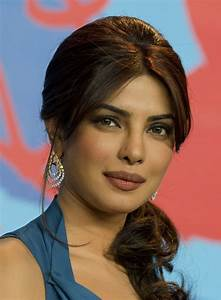
#> input picture test images/0/th (2).jpg, 221 x 300 px, found by its file name
$ python tester.py
#> lines starting #> are read from the running program, lines starting #| are printed output that depends on the picture
### Facerecognition.py
import os
import numpy as np
import cv2

def faceDetection(test_img):
    gray_img=cv2.cvtColor(test_img,cv2.COLOR_BGR2GRAY)
    face_haar_cascade=cv2.CascadeClassifier('C:/Users/raobk/Desktop/Advanced CV/Opencv/haarcascade_frontalface_default.xml')
    faces=face_haar_cascade.detectMultiScale(gray_img,scaleFactor=1.32,minNeighbors=5)

    return faces,gray_img

# [45 lines left out: functions labels_for_training_data, train_classifier, draw_rect, not called in this run]

#Below function writes name of person for detected label
def put_text(test_img,text,x,y):
    #x,y points are used for marking the position for text
    cv2.putText(test_img,text,(x,y),cv2.FONT_HERSHEY_DUPLEX,2,(255,0,0),4)

### tester.py
import cv2
import os
import numpy as np
import Facerecognition as fr


#This module takes images  stored in diskand performs face recognition
test_img=cv2.imread('C:/Users/raobk/Desktop/Advanced CV/Opencv/test images/0/th (2).jpg')#test_img path
#> test_img is the input picture: shape (300, 221, 3); mean B, G, R 93.3, 100.1, 126.1
faces_detected,gray_img=fr.faceDetection(test_img)
#> in faceDetection, `gray_img=cv2.cvtColor(test_img,cv2.COLOR_BGR2GRAY)`:
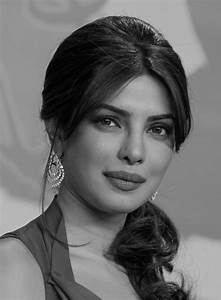
#> gray_img: shape (300, 221); min 0, max 248, mean 107.1
#> in faceDetection, `faces=face_haar_cascade.detectMultiScale(gray_img,scaleFactor=1.32,min..`: faces = [[74, 82, 117, 117]]
#> faces_detected = [[74, 82, 117, 117]]
print("faces_detected:",faces_detected)
#| faces_detected: [[ 74  82 117 117]]

# [10 lines of commented-out code are left out]
face_recognizer=cv2.face.LBPHFaceRecognizer_create()
#> (the run stopped early here; a loop or call above may not have finished)

$ run again, with test images/0/th (1).jpg copied over test images/0/th (2).jpg
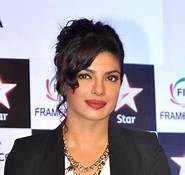
#> input picture test images/0/th (1).jpg, 185 x 175 px, found by its file name
#> test_img is the input picture: shape (175, 185, 3); mean B, G, R 148.8, 142.9, 151.9
#> in faceDetection, `gray_img=cv2.cvtColor(test_img,cv2.COLOR_BGR2GRAY)`:
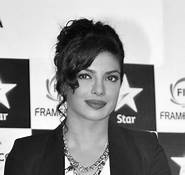
#> gray_img: shape (175, 185); min 1, max 255, mean 146.3
#> faces = [[69, 56, 60, 60]]
#| faces_detected: [[69 56 60 60]]

$ run again, with test images/0/th (10).jpg copied over test images/0/th (2).jpg
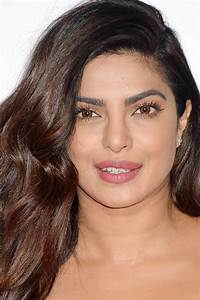
#> input picture test images/0/th (10).jpg, 200 x 300 px, found by its file name
#> test_img is the input picture: shape (300, 200, 3); mean B, G, R 99.5, 113.7, 145.9
#> in faceDetection, `gray_img=cv2.cvtColor(test_img,cv2.COLOR_BGR2GRAY)`:
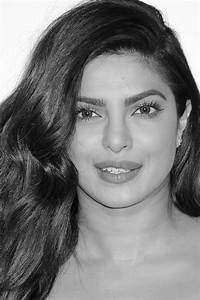
#> gray_img: shape (300, 200); min 0, max 255, mean 121.7
#> faces = [[51, 62, 133, 133]]
#| faces_detected: [[ 51  62 133 133]]

$ run again, with test images/0/th (3).jpg copied over test images/0/th (2).jpg
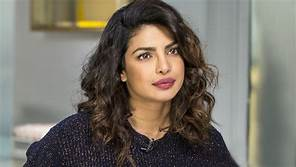
#> input picture test images/0/th (3).jpg, 296 x 167 px, found by its file name
#> test_img is the input picture: shape (167, 296, 3); mean B, G, R 102.3, 112.2, 118.1
#> in faceDetection, `gray_img=cv2.cvtColor(test_img,cv2.COLOR_BGR2GRAY)`:
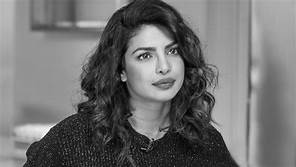
#> gray_img: shape (167, 296); min 0, max 255, mean 112.8
#> faces = [[120, 25, 74, 74]]
#| faces_detected: [[120  25  74  74]]
